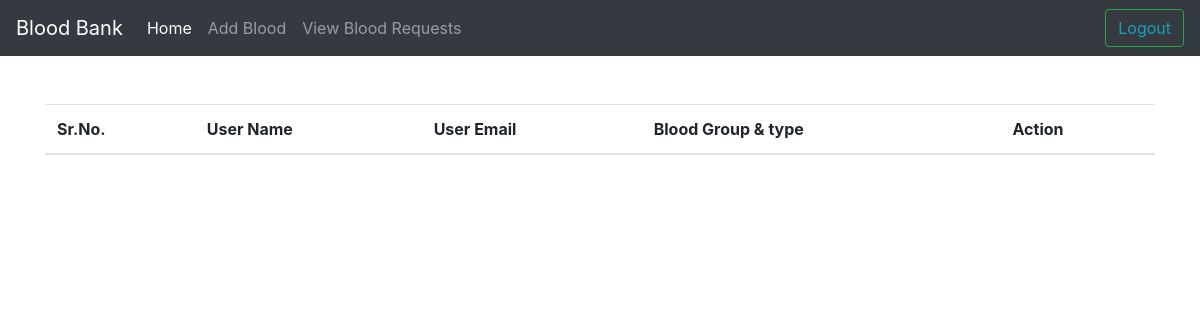
The app's page /view_requests.php (signed in), older data.
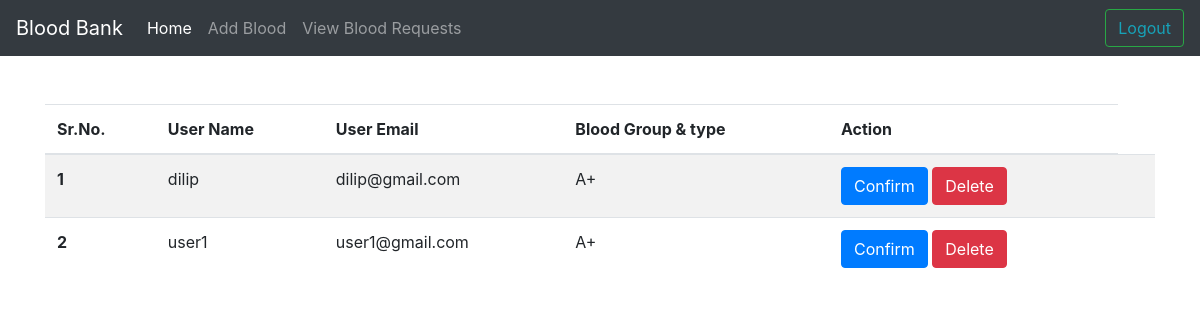
The same page, newer data.
### tables this page shows
CREATE TABLE `sample_request` (
  `id` int(11) NOT NULL,
  `hospital_id` int(11) NOT NULL,
  `user_id` int(11) NOT NULL,
  `b_group` varchar(10) NOT NULL,
  `b_type` varchar(5) NOT NULL,
  `is_confirmed` int(11) NOT NULL DEFAULT 0
);

CREATE TABLE `users` (
  `id` int(11) NOT NULL,
  `email` varchar(25) NOT NULL,
  `name` varchar(25) NOT NULL,
  `password` varchar(25) NOT NULL,
  `b_group` varchar(10) NOT NULL,
  `b_type` varchar(10) NOT NULL
);

### view_requests.php (the view, shortened to what this page needs)
<?php
    include "includes/connect.php";
    include 'includes/header.php';
    include 'includes/top-navbar.php';
?>
    <div class="container py-5 ">
    <?php
        $query = "SELECT s.*, u.*, s.id s_id FROM sample_request s INNER JOIN users u ON  u.id = s.user_id WHERE s.hospital_id = ?";
        $stmt = $conn->prepare($query);
        $stmt->bind_param('i', $_SESSION['hospital_id']);
        $stmt->execute();
        $result = $stmt->get_result();
        $rows = $result->fetch_all(MYSQLI_ASSOC);
        $i=1;
    ?>
<table class="table table-striped" id="request_table">
  <thead>
    <tr>
      <th scope="col">Sr.No.</th>
      <th scope="col">User Name</th>
      <th scope="col">User Email</th>
      <th scope="col">Blood Group & type</th>
      <th scope="col">Action</th>
    </tr>
  </thead>
  <tbody>
    <?php
        foreach($rows as $row)
        {
    ?>
    <tr>
      <th scope="row"><?= $i ?></th>
      <td><?= $row['name'] ?></td>
      <td><?= $row['email'] ?></td>
      <td><?= $row['b_group'].$row['b_type'] ?></td>
      <td>
        <?php
          if($row['is_confirmed']==0)
          {
        ?>
        <button class="btn btn-primary" id="confirm<?= $row['id']?>" onclick="authorize_request(<?= $row['s_id']?>, 1, 0)">Confirm</button>
        <button class="btn btn-danger" id="delete<?= $row['id']?>" onclick="authorize_request(<?= $row['s_id']?>, 0, <?=$i?>)">Delete</button>
        <?php
          }
        ?>
      </td>
      <td>
      </td>
    </tr>
    <?php
    $i++;
        }
    ?>
  </tbody>
</table>
    </div>
    <?php
      include 'includes/footer.php';
    ?>
</html

### includes/header.php (shortened to what this page needs)
<!DOCTYPE html>
<html lang="en">
<head>
    <link rel="stylesheet" href="https://cdn.jsdelivr.net/npm/bootstrap@4.4.1/dist/css/bootstrap.min.css">
</head>
<body>

### includes/top-navbar.php (shortened to what this page needs)
<nav class="navbar navbar-expand-lg navbar-dark bg-dark">
  <a class="navbar-brand" href="">Blood Bank</a>
  <div class="collapse navbar-collapse" id="navbarSupportedContent">
    <ul class="navbar-nav mr-auto">
      <li class="nav-item active">
        <a class="nav-link" href="./index.php">Home <span class="sr-only">(current)</span></a>
      </li>
      <?php
        if(isset($_SESSION['hospital_id']))
        {
      ?>
      <li class="nav-item">
        <a class="nav-link" href="./add_blood_info.php">Add Blood</a>
      </li>
      <li class="nav-item">
        <a class="nav-link" href="./view_requests.php">View Blood Requests</a>
      </li>
      <?php
        }
      ?>
    </ul>
    <?php
    if(isset($_SESSION['user_id']) || isset($_SESSION['hospital_id']))
    {
    ?>
    <button class="btn btn-outline-success my-2 my-sm-0" >
        <a href="./logout.php" class="text-info">Logout</a>
    </button>
    <?php
    }
    ?>
  </div>
</nav>

### includes/footer.php (shortened to what this page needs)
</body>
<link rel="stylesheet" href="https://cdnjs.cloudflare.com/ajax/libs/font-awesome/6.5.2/css/all.min.css" />

Row changes from the older to the newer data that the page shows:
added sample_request: user.name "dilip", user.email "dilip@gmail.com", user.b_group "A", user.b_type "+"
added sample_request: user.name "user1", user.email "user1@gmail.com", user.b_group "A", user.b_type "+"
